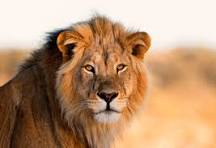
#> input picture Task2/photo.jpg, 216 x 148 px
$ python task2_script.py
#> lines starting #> are read from the running program, lines starting #| are printed output that depends on the picture
import cv2
import matplotlib.pyplot as plt

# Load the color image
color_image = cv2.imread('photo.jpg')
#> color_image is the input picture: shape (148, 216, 3); mean B, G, R 117.9, 149.7, 186.7

# Check if the image was loaded successfully
if color_image is None:
    print("Error: Could not load the image. Please ensure 'photo.jpg' is in the same directory.")
else:
    # Convert to different color spaces
    grayscale_image = cv2.cvtColor(color_image, cv2.COLOR_BGR2GRAY)
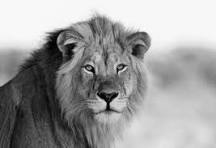
#> grayscale_image: shape (148, 216); min 1, max 255, mean 157.1
    hsv_image = cv2.cvtColor(color_image, cv2.COLOR_BGR2HSV)
#> hsv_image: shape (148, 216, 3); mean H, S, V 14.5, 112.3, 186.7
    lab_image = cv2.cvtColor(color_image, cv2.COLOR_BGR2LAB)
#> lab_image: shape (148, 216, 3); mean of channels 0, 1, 2 162.3, 138.8, 150.7

    # Display each image
    cv2.imshow('Original Image', color_image)
    cv2.imshow('Grayscale Image', grayscale_image)
    cv2.imshow('HSV Image', hsv_image)
    cv2.imshow('LAB Image', lab_image)

    # Save each converted image
    cv2.imwrite('photo_grayscale.jpg', grayscale_image)
    cv2.imwrite('photo_hsv.jpg', hsv_image)
    cv2.imwrite('photo_lab.jpg', lab_image)

    # Plot the histogram of the grayscale image
    plt.hist(grayscale_image.ravel(), 256, [0, 256])
    plt.title('Grayscale Image Histogram')
    plt.xlabel('Pixel Intensity')
    plt.ylabel('Frequency')
    plt.show()
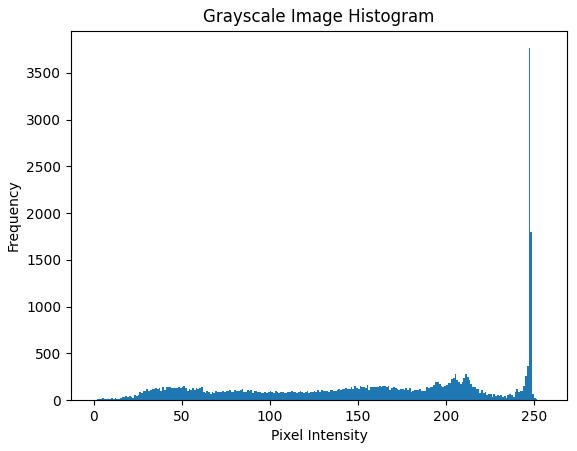
#> figure drawn by matplotlib, 1 panel; tallest bar 3765 high, from x = 247 to 248

    # Wait for a key press and close the windows
    cv2.waitKey(0)
    cv2.destroyAllWindows()
